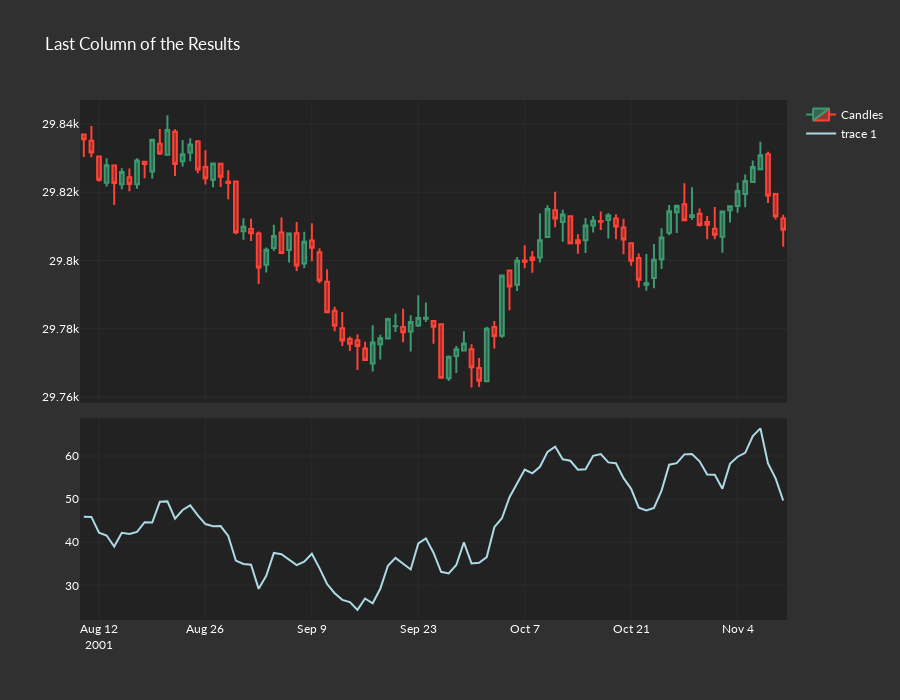

Notebook cell for this chart:
### Code cell
plot_results_candles_and_chart(
    ta_lib_data=rsi_data.loc["2001-08-10":"2001-11-10"],
    price_data=price_data.loc["2001-08-10":"2001-11-10"],
)
